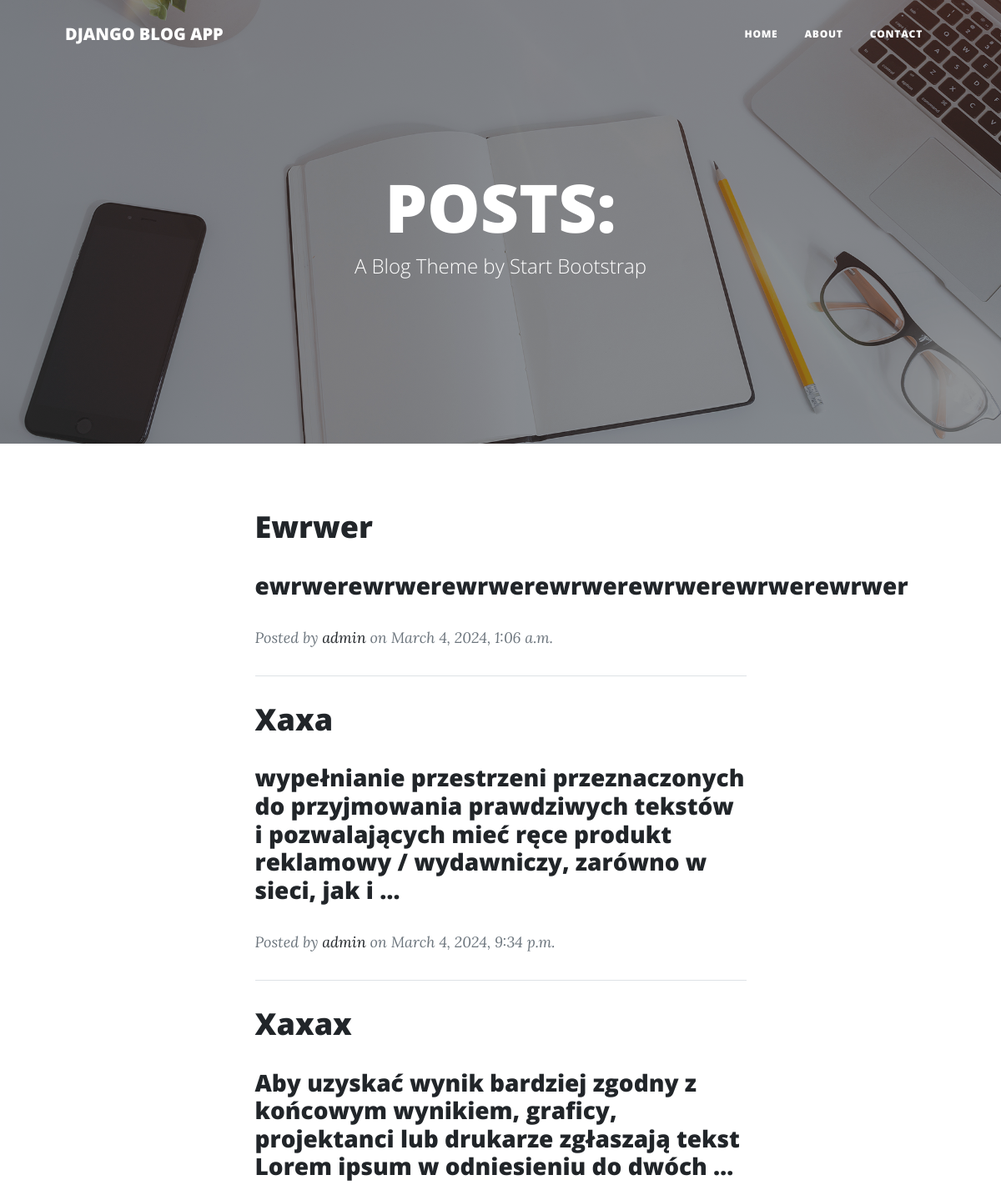
/blog/ (upper part), run on an earlier commit of the app's database.
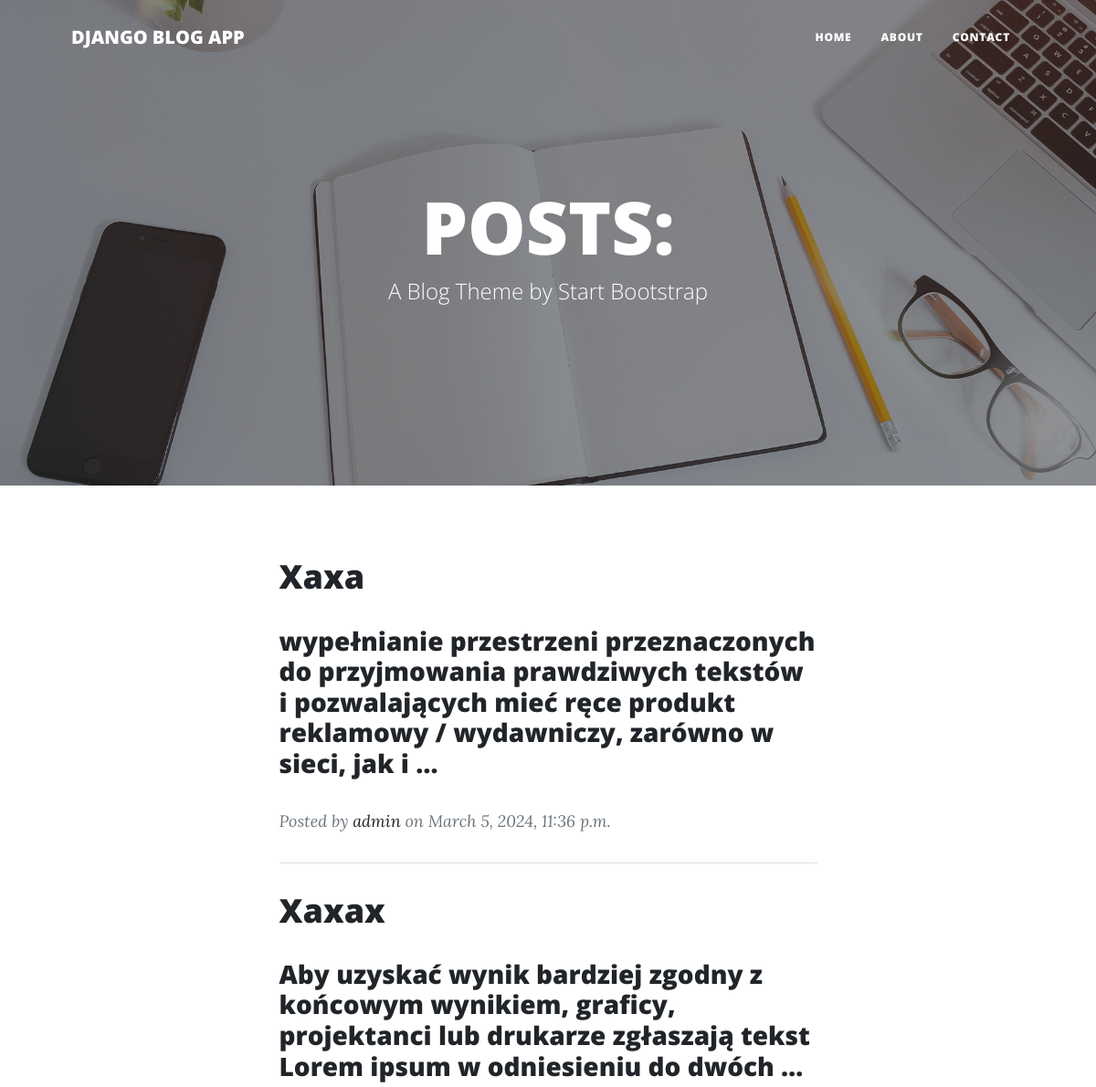
And on a later commit of the database.
### blogapp/models.py (models this page shows, shortened)
class Post(models.Model):
    title = models.CharField(max_length=100)
    subtitle = models.CharField(max_length=100, blank=True, null=True)
    slug = models.SlugField(max_length=55,unique=True)
    body = models.TextField()
    status = models.IntegerField(choices=STATUS, default=1)
    created_by = models.ForeignKey(User, on_delete=models.CASCADE)
    create_date = models.DateTimeField(auto_now_add= True)
    update_date = models.DateTimeField(auto_now= True)
    publish_date = models.DateTimeField(default= now)
    class Meta:
        ordering = ('-create_date',)
    def __str__(self) -> str:
        return self.title

### blogapp/views.py (the view)
# urls.py: path('blog/', PostListView.as_view(), name='blog_post_list'),
class PostListView(ListView):
    model = Post
    template_name = 'blog/post_list.html'
    paginate_by = 10
    def get_queryset(self) -> QuerySet[Any]:
        return Post.objects.filter(status=2)

### blogapp/templates/blog/post_list.html (shortened to what this page needs)
{% extends "base.html" %}
{% load static %}
{% block content %}
        <header class="masthead" style="background-image: url('/media/home-bg.jpg')">
            <div class="container position-relative px-4 px-lg-5">
                <div class="row gx-4 gx-lg-5 justify-content-center">
                    <div class="col-md-10 col-lg-8 col-xl-7">
                        <div class="site-heading">
                            <h1>POSTS:</h1>
                            <span class="subheading">A Blog Theme by Start Bootstrap</span>
                        </div>
                    </div>
                </div>
            </div>
        </header>
        <div class="container px-4 px-lg-5">
            <div class="row gx-4 gx-lg-5 justify-content-center">
                <div class="col-md-10 col-lg-8 col-xl-7">
                {% for object in page_obj %}
                    <div class="post-preview">
                        <a href= "http://127.0.0.1:8000/blog/{{object.slug}}">
                            <h2 class="post-title">{{object | capfirst}}</h2>
                            <h3> {{object.body | linebreaks | truncatewords:20}} </h3>
                        </a>
                        <p class="post-meta">
                            Posted by
                            <a href="#!">{{ object.created_by }}</a>
                            on {{ object.update_date }}
                        </p>
                    </div>
                    <hr class="my-4" />
                {% endfor %}
                </div>
            </div>
        </div>
{% endblock %}

What changed in the data, as far as the page shows it:
removed Post: title "Ewrwer", body "ewrwerewrwerewrwerewrwerewrwerewrwerewrwer", created_by "admin", update_date "March 4, 2024, 1:06 a.m."
changed Post "Xaxa": update_date "March 4, 2024, 9:34 p.m." → "March 5, 2024, 11:36 p.m."
